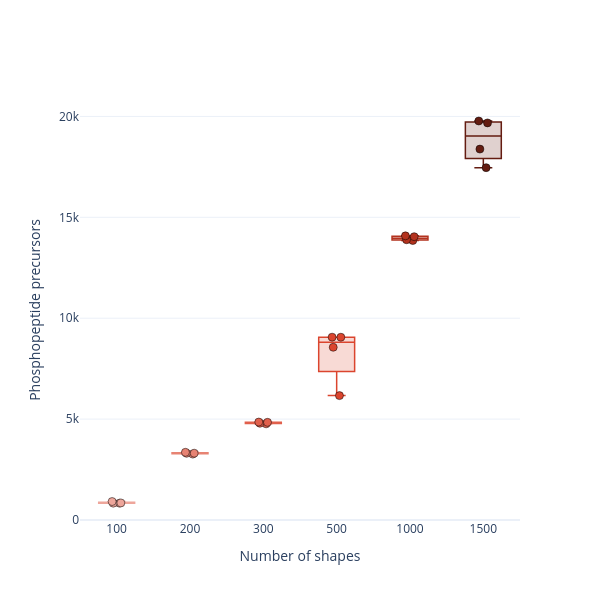

The notebook cell this image was saved under:
### Markdown cell above
# Supplementary Figure 5a

Phosphopeptide-precursor depth as a function of the number of microdissected shapes (phosphoDVP) — the precursor-level mirror of Fig. 5b (Class I sites), same box convention and shape-gradient colours. Phosphopeptide precursors = unique phosphorylated precursors (`EG.PrecursorId`), localization-independent, per Bekker-Jensen et al. 2020 (n = 4 per shape number).

### Code cell
# Supplementary Figure 5a — phosphopeptide-precursor depth vs number of microdissected shapes
# (precursor-level mirror of Fig. 5b). Phosphopeptide precursors = unique phosphorylated precursors
# (EG.PrecursorId), localization-independent, per Bekker-Jensen 2020. Per RUN, decoys removed (n=4).
import os, glob
import numpy as np, pandas as pd
import plotly.graph_objects as go
from core import _hex_to_rgba

PREC_DIR = r'pride_data/analysis_data/figure5'
SHAPE_ORDER = [100, 200, 300, 500, 1000, 1500]
SHAPE_COLORS = ['#EEA69B', '#E78373', '#E1604C', '#DB452E', '#B3321E', '#641C11']

def count_phosphoprecursors_per_run(path):
    """Unique phosphorylated precursors (EG.PrecursorId) per run; decoys removed."""
    df = pd.read_csv(path, sep='\t',
                     usecols=['R.FileName', 'EG.ModifiedSequence', 'EG.PrecursorId', 'EG.IsDecoy'],
                     low_memory=False)
    decoy = (df['EG.IsDecoy'].astype(str).str.lower().isin(['true', '1'])
             if df['EG.IsDecoy'].dtype != bool else df['EG.IsDecoy'])
    df = df[~decoy]
    df = df[df['EG.ModifiedSequence'].astype(str).str.contains('Phospho', case=False, na=False)]
    return df.groupby('R.FileName')['EG.PrecursorId'].nunique().tolist()

def find_prec(n):
    hits = glob.glob(os.path.join(PREC_DIR, f'*DVPP_{n}shapes_out_Report_phosphopeptides*.tsv'))
    return hits[0] if hits else None

prec_counts = {}
for n in SHAPE_ORDER:
    p = find_prec(n)
    if p:
        prec_counts[n] = count_phosphoprecursors_per_run(p)

rows = [n for n in SHAPE_ORDER if n in prec_counts]
summary = pd.DataFrame({'mean':   [int(np.mean(prec_counts[n])) for n in rows],
                        'median': [int(np.median(prec_counts[n])) for n in rows],
                        'CV%':    [round(100*np.std(prec_counts[n], ddof=1)/np.mean(prec_counts[n]), 1) for n in rows]},
                       index=rows)
summary.index.name = 'shapes'
print(summary.to_string())

fig = go.Figure()
for i, n in enumerate(SHAPE_ORDER):
    if n not in prec_counts:
        continue
    ys = prec_counts[n]
    fig.add_trace(go.Box(y=ys, x=[str(n)] * len(ys), name=str(n), boxpoints='all', jitter=0.3, pointpos=0,
        marker=dict(size=8, color=SHAPE_COLORS[i], line=dict(width=0.5, color='black')),
        line=dict(color=SHAPE_COLORS[i], width=1.5), fillcolor=_hex_to_rgba(SHAPE_COLORS[i], 0.2),
        showlegend=False))
fig.update_layout(width=600, height=600, template='plotly_white',
                  xaxis_title='Number of shapes', yaxis_title='Phosphopeptide precursors')
fig.update_xaxes(categoryorder='array', categoryarray=[str(n) for n in SHAPE_ORDER])
fig.update_yaxes(rangemode='tozero')
fig.show()
fig.write_image(r'figures/figure5/suppl_figure5a.pdf', width=600, height=600)

### Figure 1 — Plotly figure (JSON) as saved in the notebook; plotly's stock layout.template omitted (floating-point values rounded to 4 significant figures)
{"data": [{"boxpoints": "all", "fillcolor": "rgba(238, 166, 155, 0.2)", "jitter": 0.3, "line": {"color": "#EEA69B", "width": 1.5}, "marker": {"color": "#EEA69B", "line": {"color": "black", "width": 0.5}, "size": 8}, "name": "100", "pointpos": 0, "showlegend": false, "type": "box", "x": ["100", "100", "100", "100"], "y": [847, 915, 834, 834]}, {"boxpoints": "all", "fillcolor": "rgba(231, 131, 115, 0.2)", "jitter": 0.3, "line": {"color": "#E78373", "width": 1.5}, "marker": {"color": "#E78373", "line": {"color": "black", "width": 0.5}, "size": 8}, "name": "200", "pointpos": 0, "showlegend": false, "type": "box", "x": ["200", "200", "200", "200"], "y": [3311, 3306, 3354, 3265]}, {"boxpoints": "all", "fillcolor": "rgba(225, 96, 76, 0.2)", "jitter": 0.3, "line": {"color": "#E1604C", "width": 1.5}, "marker": {"color": "#E1604C", "line": {"color": "black", "width": 0.5}, "size": 8}, "name": "300", "pointpos": 0, "showlegend": false, "type": "box", "x": ["300", "300", "300", "300"], "y": [4840, 4795, 4765, 4854]}, {"boxpoints": "all", "fillcolor": "rgba(219, 69, 46, 0.2)", "jitter": 0.3, "line": {"color": "#DB452E", "width": 1.5}, "marker": {"color": "#DB452E", "line": {"color": "black", "width": 0.5}, "size": 8}, "name": "500", "pointpos": 0, "showlegend": false, "type": "box", "x": ["500", "500", "500", "500"], "y": [9058, 9060, 8560, 6164]}, {"boxpoints": "all", "fillcolor": "rgba(179, 50, 30, 0.2)", "jitter": 0.3, "line": {"color": "#B3321E", "width": 1.5}, "marker": {"color": "#B3321E", "line": {"color": "black", "width": 0.5}, "size": 8}, "name": "1000", "pointpos": 0, "showlegend": false, "type": "box", "x": ["1000", "1000", "1000", "1000"], "y": [14040, 13889, 13851, 14081]}, {"boxpoints": "all", "fillcolor": "rgba(100, 28, 17, 0.2)", "jitter": 0.3, "line": {"color": "#641C11", "width": 1.5}, "marker": {"color": "#641C11", "line": {"color": "black", "width": 0.5}, "size": 8}, "name": "1500", "pointpos": 0, "showlegend": false, "type": "box", "x": ["1500", "1500", "1500", "1500"], "y": [17460, 19773, 19679, 18381]}], "layout": {"height": 600, "width": 600, "xaxis": {"categoryarray": ["100", "200", "300", "500", "1000", "1500"], "categoryorder": "array", "title": {"text": "Number of shapes"}}, "yaxis": {"rangemode": "tozero", "title": {"text": "Phosphopeptide precursors"}}}}
